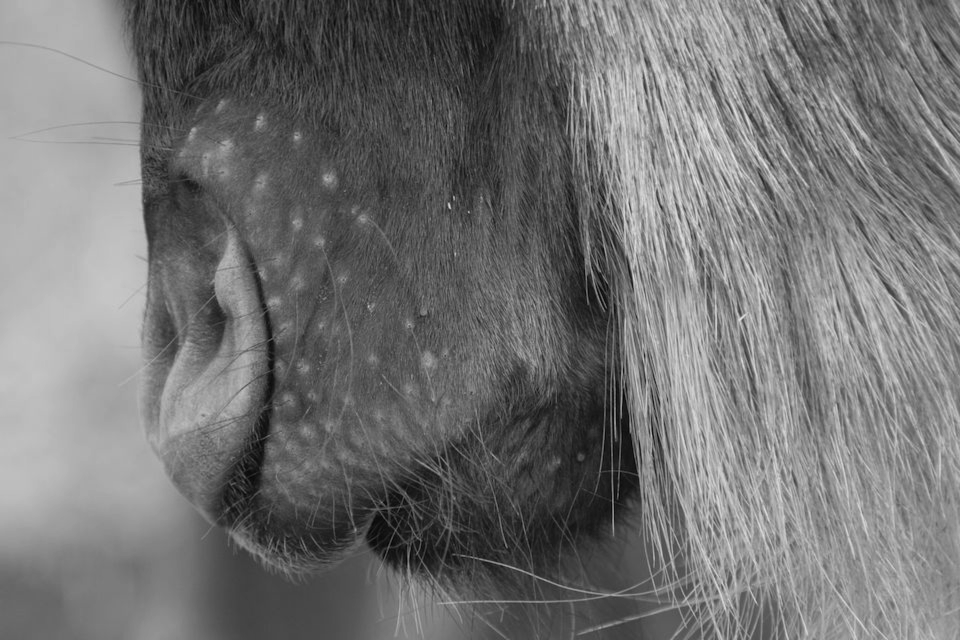
#> input picture images/gnu_sharpen.png, 960 x 640 px
$ python fuzzy_morphological_filtering.py
#> lines starting #> are read from the running program, lines starting #| are printed output that depends on the picture
import cv2
import numpy as np

# Load input image
original_image = cv2.imread('images/gnu_sharpen.png',0)
#> original_image is the input picture: shape (640, 960); min 5, max 233, mean 114.7

# Cross-shaped Kernel
kernel = cv2.getStructuringElement(cv2.MORPH_CROSS,(5,5))

# erosion
erosion = cv2.erode(original_image, kernel, iterations=1)
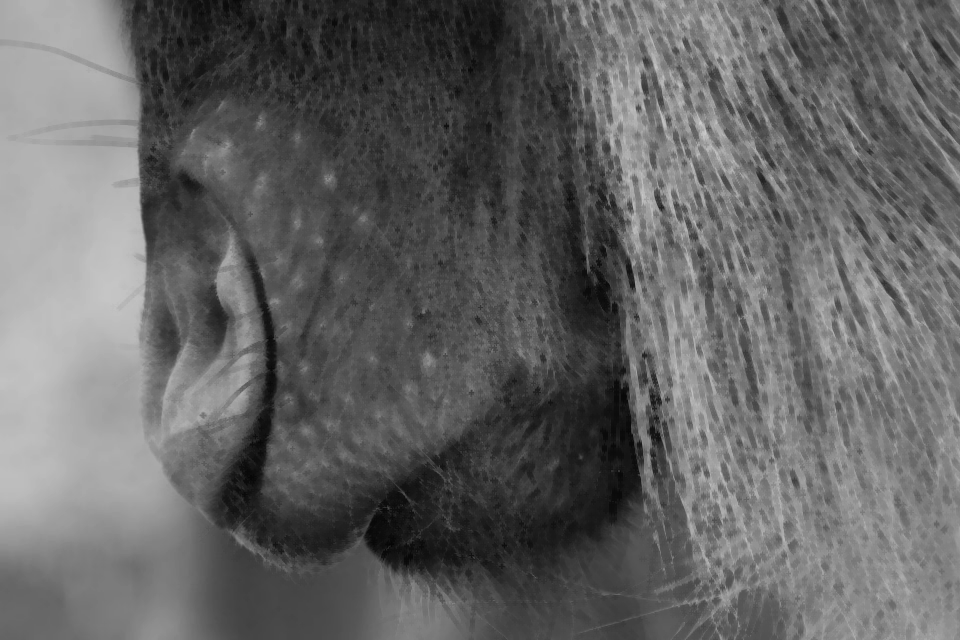
#> erosion: shape (640, 960); min 5, max 205, mean 100
# dilation
dilation = cv2.dilate(original_image,kernel,iterations=1)
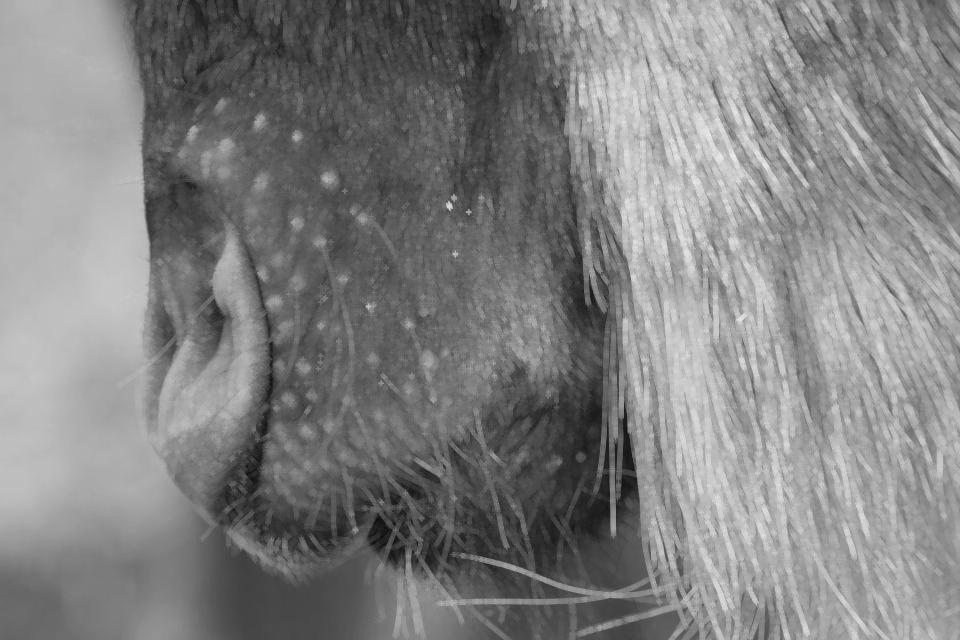
#> dilation: shape (640, 960); min 15, max 233, mean 129.8
# opening = another name of erosion followed by dilation for removing noise
opening = cv2.morphologyEx(original_image, cv2.MORPH_OPEN, kernel)
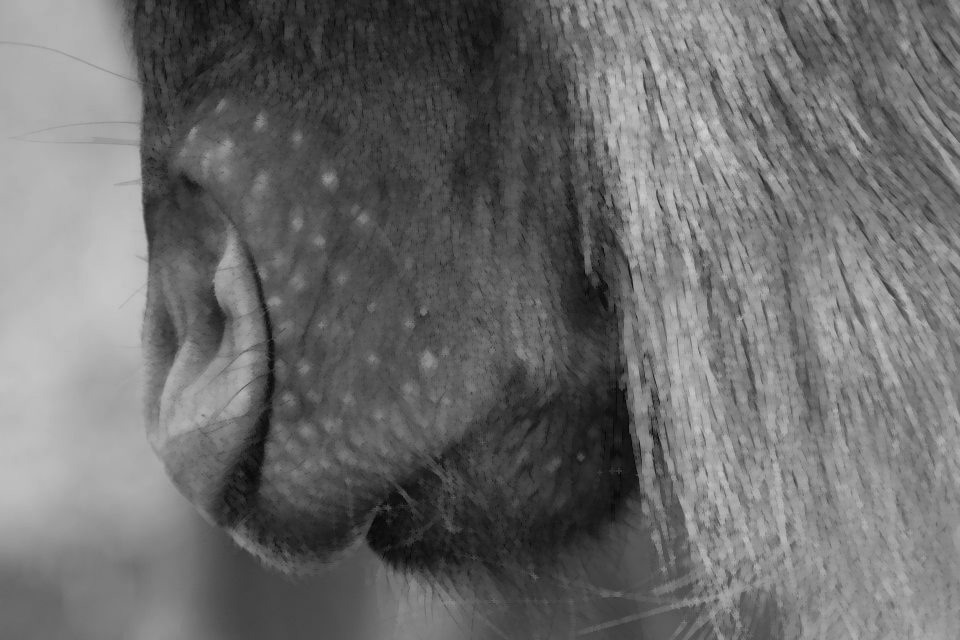
#> opening: shape (640, 960); min 5, max 205, mean 108.1
# closing = reverse of opening, dilation followed by erosion to close black points on the object
closing = cv2.morphologyEx(original_image, cv2.MORPH_CLOSE, kernel)
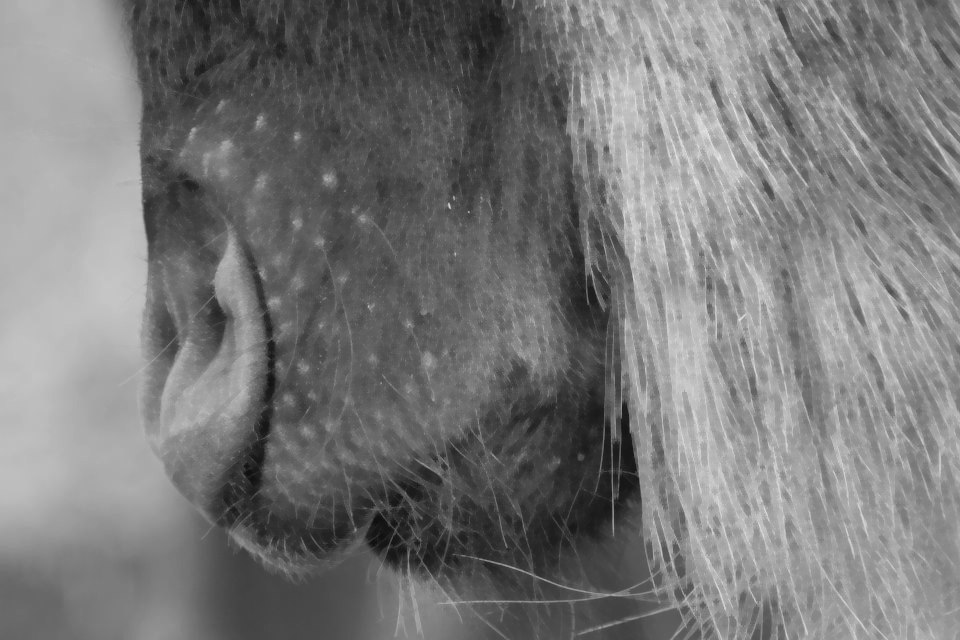
#> closing: shape (640, 960); min 15, max 233, mean 121
# Morphological Gradient = dilation - erosion ==> outline of the object
gradient = cv2.morphologyEx(original_image, cv2.MORPH_GRADIENT, kernel)
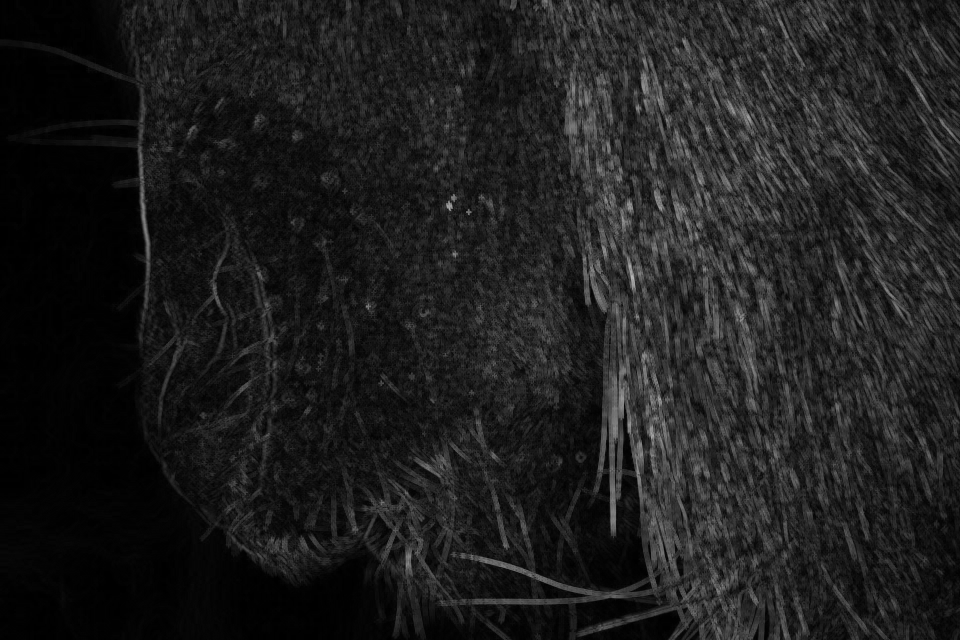
#> gradient: shape (640, 960); min 0, max 183, mean 29.8
# Top Hat = Original Image - Opening
tophat = cv2.morphologyEx(original_image, cv2.MORPH_TOPHAT, kernel)
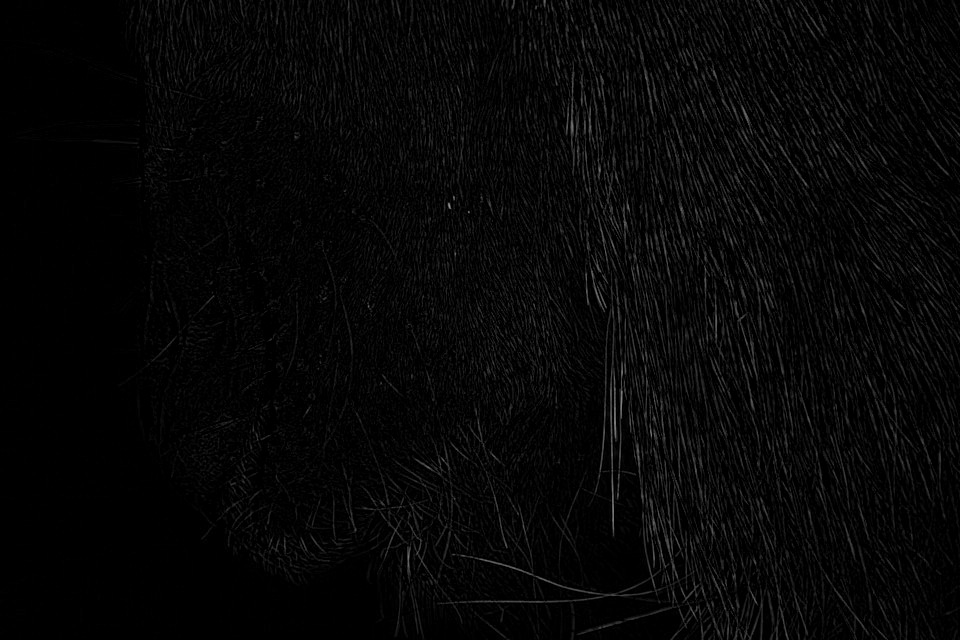
#> tophat: shape (640, 960); min 0, max 153, mean 6.5
# Black Hat = Closing - Original Image
blackhat = cv2.morphologyEx(original_image, cv2.MORPH_BLACKHAT, kernel)
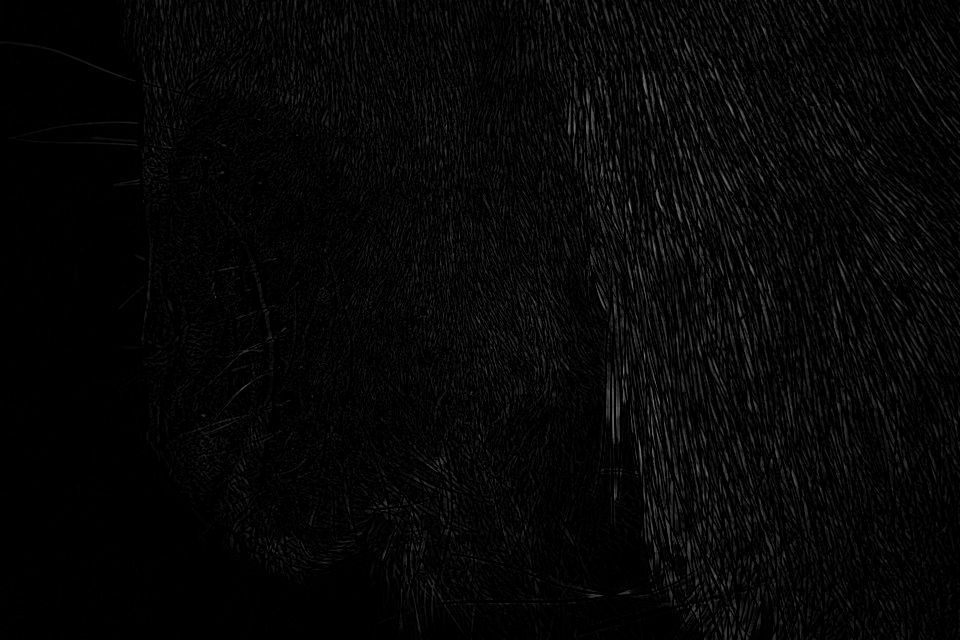
#> blackhat: shape (640, 960); min 0, max 138, mean 6.3

# display images
cv2.imshow('Original Image',original_image)
cv2.imshow('Erosion',erosion)
cv2.imshow('Dilation',dilation)
cv2.imshow('Opening',opening)
cv2.imshow('Closing',closing)
cv2.imshow('Gradient',gradient)
cv2.imshow('Tophat',tophat)
cv2.imshow('Blackhat',blackhat)

cv2.waitKey(0)
cv2.destroyAllWindows()

$ run again, with images/sharpen1.jpg saved as images/gnu_sharpen.png
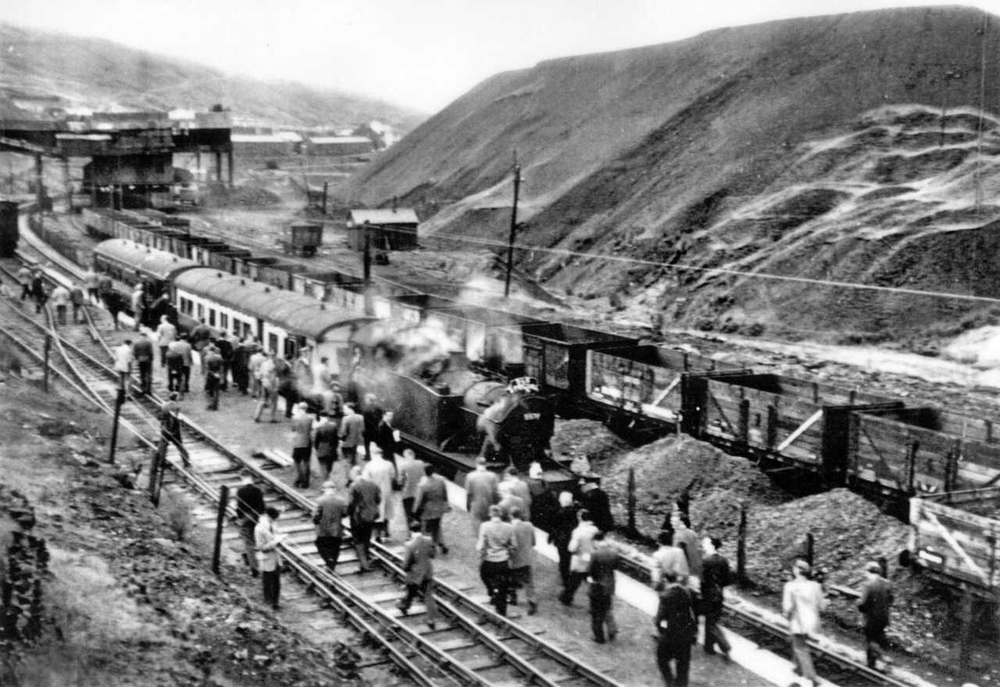
#> input picture images/sharpen1.jpg, 1000 x 687 px, shrunk from 1280 x 879 before the run
#> original_image is the input picture: shape (687, 1000); min 0, max 255, mean 124.8
#> `gradient = cv2.morphologyEx(original_image, cv2.MORPH_GRADIENT, kernel)`:
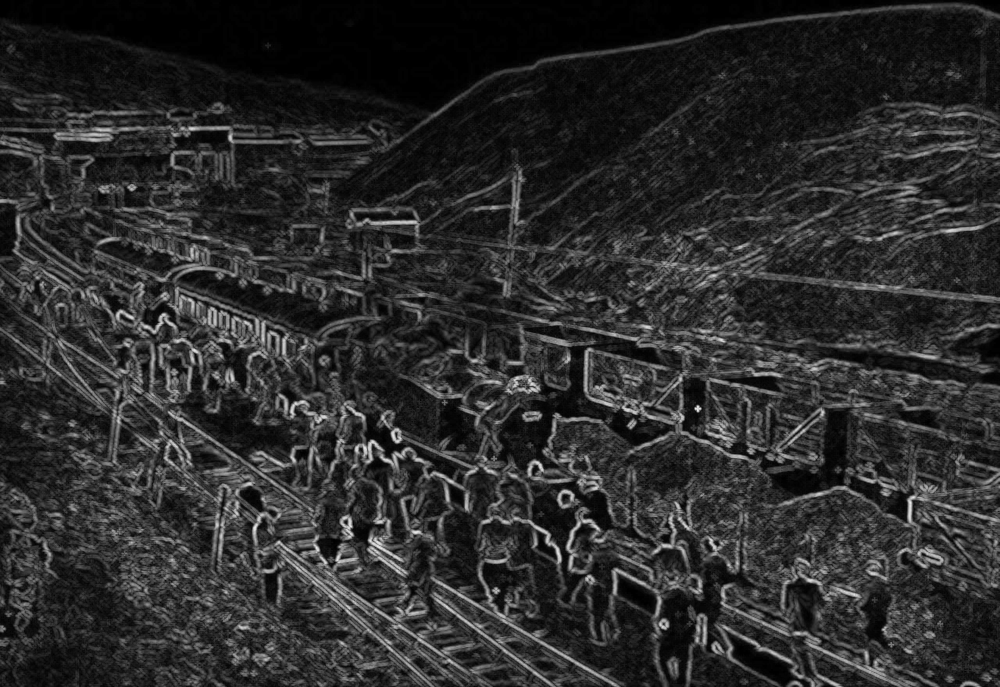
#> gradient: shape (687, 1000); min 0, max 236, mean 44.1
#> `blackhat = cv2.morphologyEx(original_image, cv2.MORPH_BLACKHAT, kernel)`:
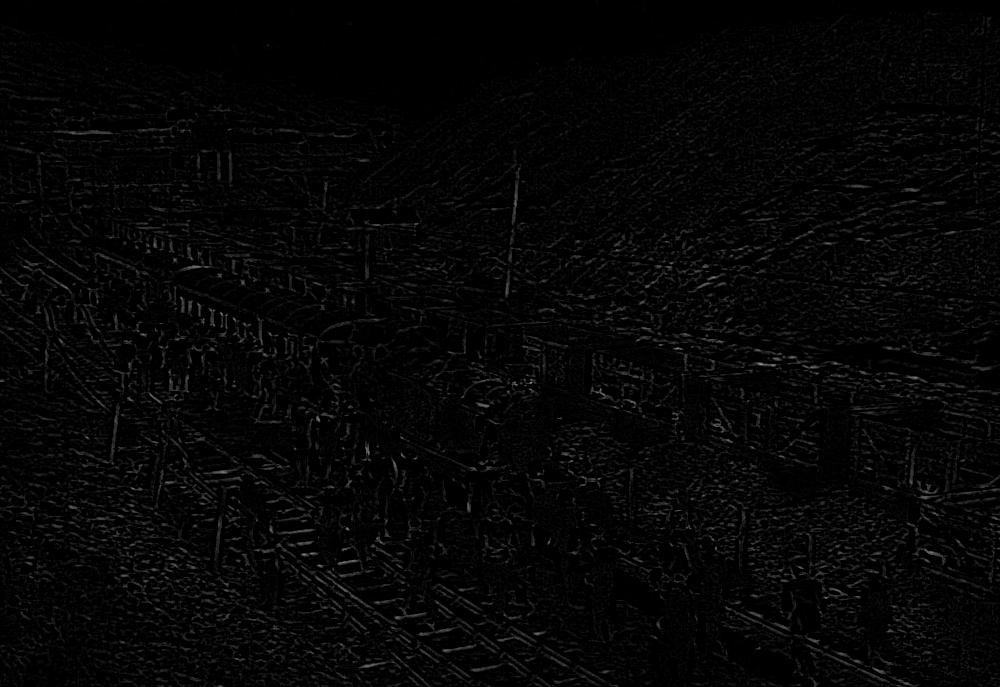
#> blackhat: shape (687, 1000); min 0, max 143, mean 5.4
